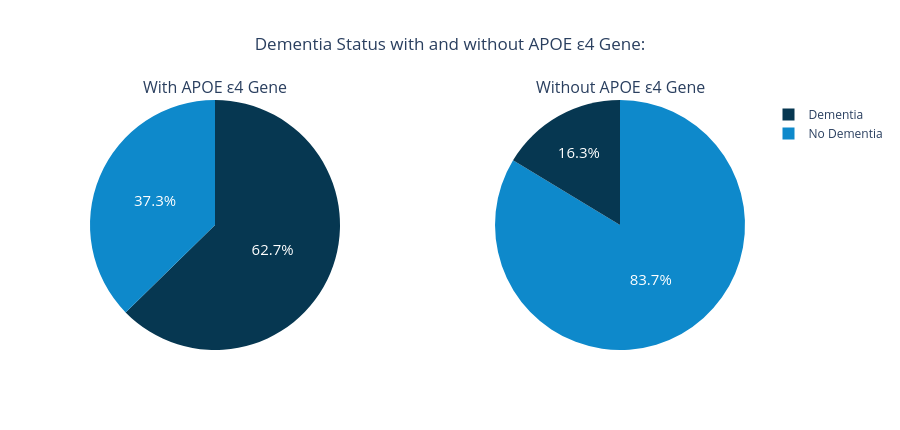

Notebook code for this chart:
### Markdown cell above
<div dir='rtl'>
נראה שרוב הנבדקים נשאים של הגן, מתוך אלה שנשאים של הגן 62.7% חולים. נוכל לראות שבקרב אלה שלא נושאים את הגן, רק 16.3% חולים

### Code cell
with_apoe_count_sick = with_apoe[with_apoe['Dementia'] == 1].shape[0]
without_apoe_count_sick = without_apoe[without_apoe['Dementia'] == 1].shape[0]



labels = ['Dementia', 'No Dementia']
values_with_apoe = [with_apoe_count_sick, with_apoe.shape[0] - with_apoe_count_sick]
values_without_apoe = [without_apoe_count_sick, without_apoe.shape[0] - without_apoe_count_sick]

fig = make_subplots(rows=1, cols=2,subplot_titles=('With APOE ε4 Gene', 'Without APOE ε4 Gene'),specs=[[{'type': 'pie'}, {'type': 'pie'}]],horizontal_spacing=0.2)

fig.add_trace(go.Pie( labels=labels,values=values_with_apoe, marker_colors=['063751', '0E89CB'],textfont_size=15), row=1, col=1)
fig.add_trace(go.Pie( labels=labels, values=values_without_apoe , marker_colors=['063751', '0E89CB'],textfont_size=15) , row=1, col=2)

fig.update_layout(height=430, width=900,title_text="Dementia Status with and without APOE ε4 Gene:", title_x=0.5) 


fig.show()

### Figure 1 — Plotly figure (JSON) as saved in the notebook; plotly's stock layout.template omitted (floating-point values rounded to 4 significant figures)
{"data": [{"domain": {"x": [0, 0.4], "y": [0, 1]}, "labels": ["Dementia", "No Dementia"], "marker": {"colors": ["063751", "0E89CB"]}, "textfont": {"size": 15}, "type": "pie", "values": [435, 259]}, {"domain": {"x": [0.6, 1], "y": [0, 1]}, "labels": ["Dementia", "No Dementia"], "marker": {"colors": ["063751", "0E89CB"]}, "textfont": {"size": 15}, "type": "pie", "values": [50, 256]}], "layout": {"annotations": [{"font": {"size": 16}, "showarrow": false, "text": "With APOE ε4 Gene", "x": 0.2, "xanchor": "center", "xref": "paper", "y": 1, "yanchor": "bottom", "yref": "paper"}, {"font": {"size": 16}, "showarrow": false, "text": "Without APOE ε4 Gene", "x": 0.8, "xanchor": "center", "xref": "paper", "y": 1, "yanchor": "bottom", "yref": "paper"}], "height": 430, "title": {"text": "Dementia Status with and without APOE ε4 Gene:", "x": 0.5}, "width": 900}}
